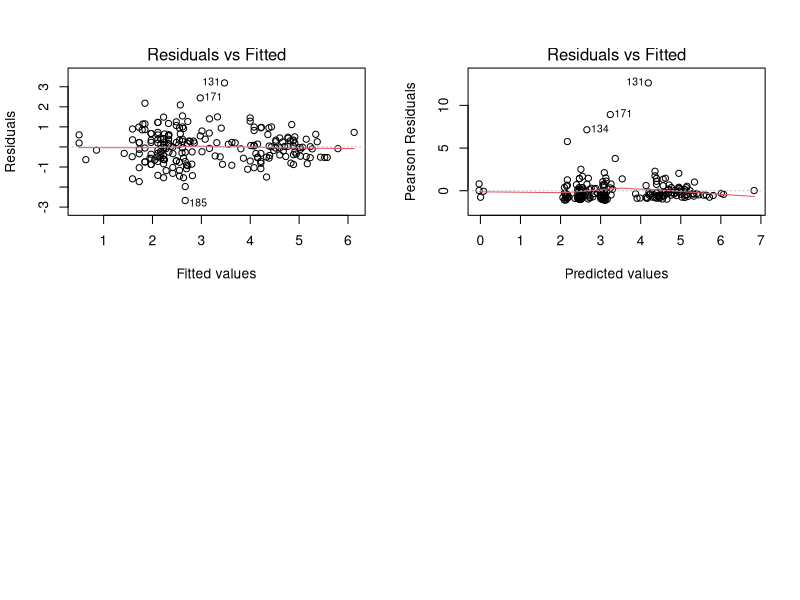
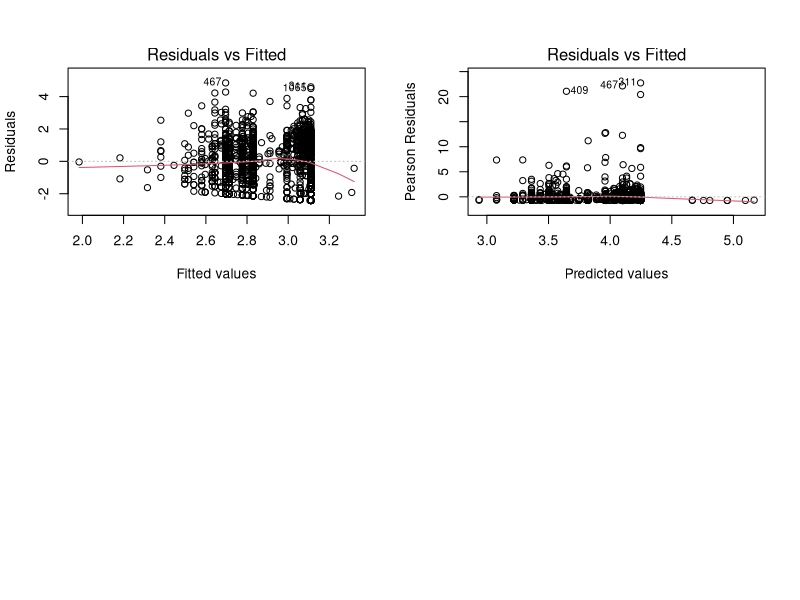
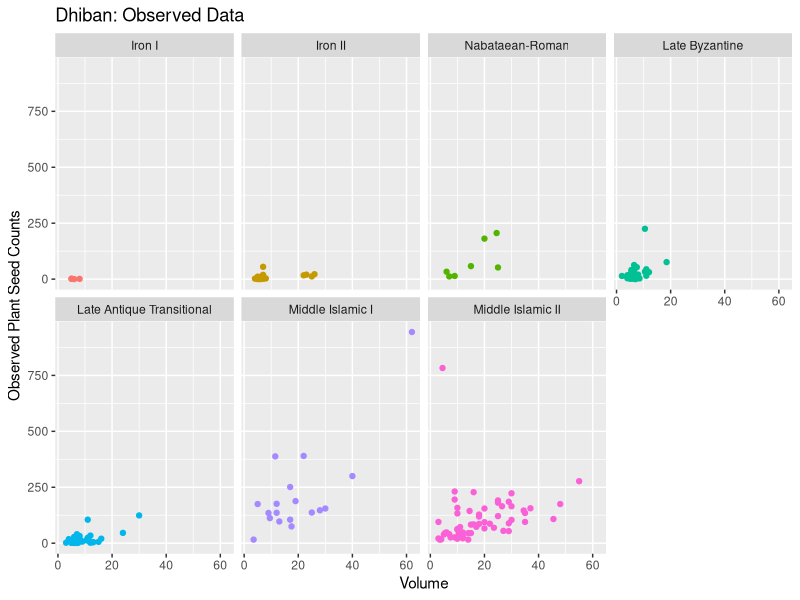
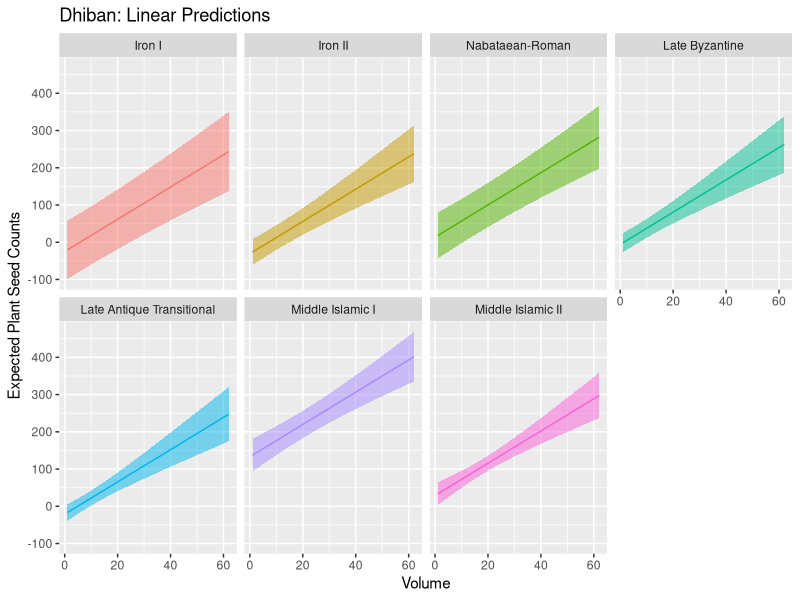
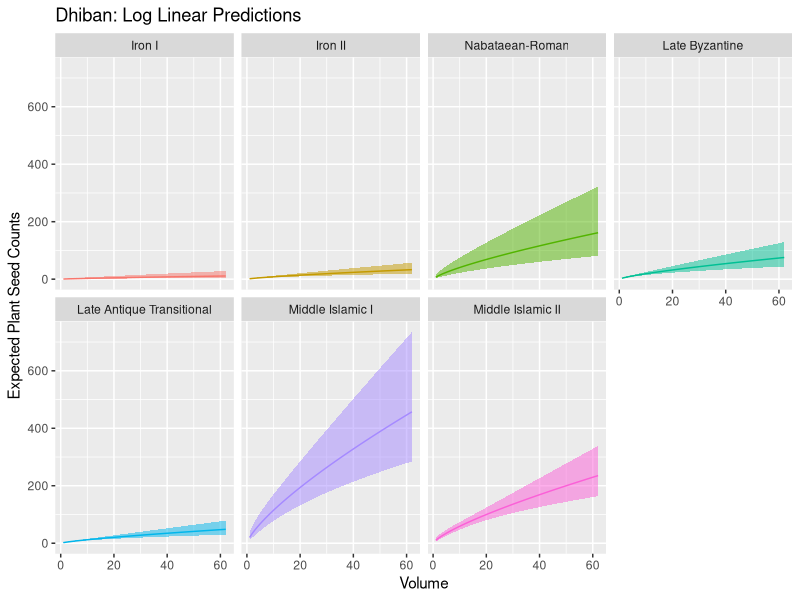
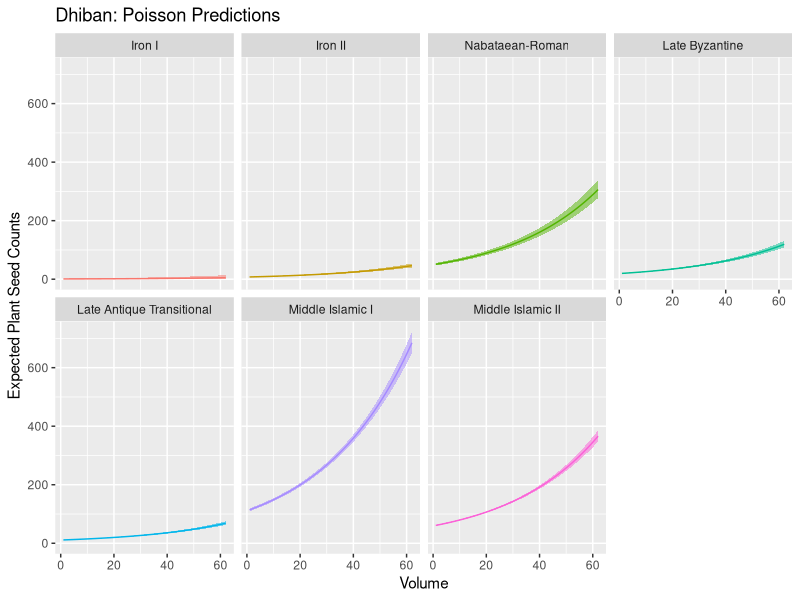
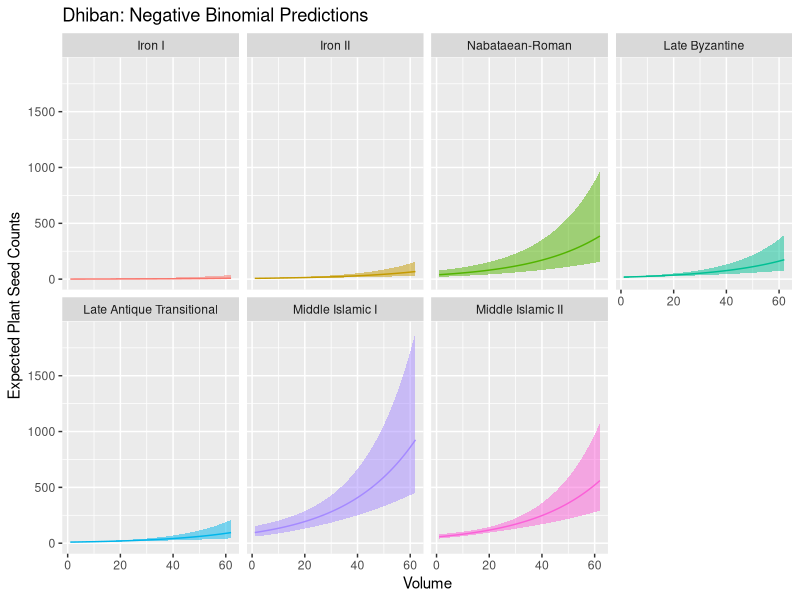
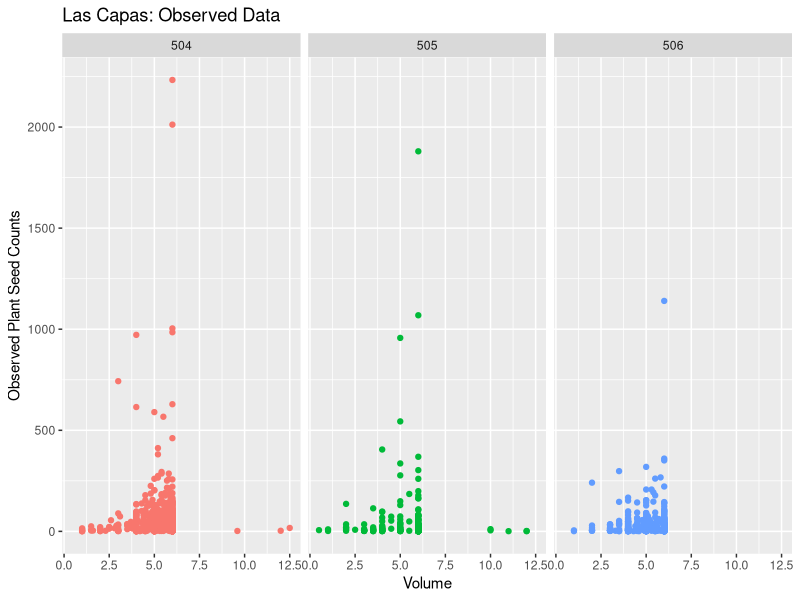

These charts were generated, in order, by the following R code:
## ---- chunk 1
library(bookdown)
library(dplyr)

#reading in data
dhiban <- read.csv("dhiban_jaa_2018.csv")
las_capas <- read.csv("las_capas_amant_2018.csv")

#Creating a new data frame that includes "plant seed counts" by LF and Volume
dhiban_count <- dhiban %>% 
  mutate(sum_counts = rowSums(select(.,c(Cicer_arietinum:Ziziphus_spina_christi,
                                         Amaranthaceae:Solanaceae, 
                                         Adonis:Ziziphora)))) %>% 
  select(sum_counts, LF, Vol_L, Period) %>% group_by(LF, Vol_L, Period) %>% 
  summarise(plant_seed_counts = sum(sum_counts)) 

las_capas_count <- las_capas %>% 
  mutate(sum_counts = rowSums(select(.,c(Achnatherum:Zea_mays)))) %>% 
  select(sum_counts, Feat_num, Volume, Stratum) %>% 
  group_by(Feat_num, Volume, Stratum) %>% 
  summarise(plant_seed_counts = sum(sum_counts))

#downloading more packages
library(ggplot2)
library(pscl)
library(MASS)
library(boot)

#creating dataframes count2
dhiban_count2 <- dhiban_count %>% 
  mutate(SeedDensity = plant_seed_counts/Vol_L)

las_capas_count2 <- las_capas_count %>% 
  mutate(SeedDensity = plant_seed_counts/Volume)

#creating new data set without outliers for las capas with Stratum as a factor 
las_capas_count3 <- las_capas_count2 %>% filter(plant_seed_counts < 2500)
las_capas_count3$Stratum <- as.factor(las_capas_count3$Stratum)

#creading log() variables
dhiban_count2 <- dhiban_count2 %>% 
  mutate(log_Volume = log(Vol_L))

las_capas_count3 <- las_capas_count3 %>% 
  mutate(log_Volume = log(Volume))

dhiban_count2$log_plant_seed_counts <- log(dhiban_count2$plant_seed_counts+1)

las_capas_count3$log_plant_seed_counts <- log(las_capas_count3$plant_seed_counts+1)


#4 models for dhiban
linear_dhiban <- lm(plant_seed_counts~Vol_L + Period, data=dhiban_count2)

log_dhiban <- lm(log_plant_seed_counts~log_Volume + Period, data=dhiban_count2)

nb_dhiban <- glm.nb(plant_seed_counts ~  Vol_L + Period, data= dhiban_count2)

pois_dhiban <- glm(plant_seed_counts ~ Vol_L + Period, family=poisson, data= dhiban_count2)

#4 models for las capas
linear_capas <- lm(plant_seed_counts~Volume + Stratum, data=las_capas_count3)

log_capas <- lm(log_plant_seed_counts~log_Volume + Stratum, data=las_capas_count3)

nb_capas <- glm.nb(plant_seed_counts ~  Volume + Stratum, data= las_capas_count3)

pois_capas <- glm(plant_seed_counts ~ Volume + Stratum, family=poisson, data= las_capas_count3)
## ---- chunk 2
library(kableExtra)
## ---- chunk 3
dhiban_count2$Period <- factor(dhiban_count2$Period, levels = c("Iron I", "Iron II", "Nabataean-Roman","Late Byzantine", "Late Antique Transitional", "Middle Islamic I", "Middle Islamic II")) 
dhiban_count2 %>%group_by(Period) %>%summarise(Samples = length(plant_seed_counts)) %>%kable(.)
## ---- chunk 4
las_capas_count2$Stratum <- as.factor(las_capas_count2$Stratum)
las_capas_count2$Period <- las_capas_count2$Stratum

las_capas_count2 %>%group_by(Period) %>%summarise(Samples = length(plant_seed_counts)) %>%kable(.)
## ---- chunk 5
dhiban_count2 %>%group_by(Period) %>%summarise(Total = sum(plant_seed_counts)) %>%kable(.)
## ---- chunk 6
las_capas_count2 %>%group_by(Period) %>%summarise(Total = sum(plant_seed_counts)) %>%kable(.)
## ---- chunk 7
las_capas_count3$Stratum <- as.factor(las_capas_count3$Stratum)
las_capas_count3$Period <- las_capas_count3$Stratum

las_capas_count3 %>%group_by(Period) %>%summarise(Total = sum(plant_seed_counts)) %>%kable(.)
## ---- chunk 8
summary(nb_dhiban)
## ---- chunk 9
library(lmtest)
## ---- chunk 10
#higher log likelihood and higher chi squared means the model is better - difference between the models is large 
#The loglik will be larger for the better model 
#log likelihood test 
##DHIBAN
#log linear is better than linear 
lrtest(linear_dhiban, log_dhiban)

#negative binomial is better than poisson  
lrtest(pois_dhiban, nb_dhiban)

##LAS CAPAS
#log linear is better than linear 
#lrtest(linear_capas, log_capas)

#negative binomial is better than poisson  
#lrtest(pois_capas, nb_capas)
## ---- chunk 11
#comparing log linear model to negative binomial model for dhiban
par(mfrow=c(2,2))
plot(log_dhiban, which=c(1,1))
plot(nb_dhiban, which=c(1,1))
## ---- chunk 12
#comparing log linear model to negative binomial model for las capas
par(mfrow=c(2,2))
plot(log_capas, which=c(1,1))
plot(nb_capas, which=c(1,1))
## ---- chunk 13
#dhiban - actual data
dhiban_count2$Period <- factor(dhiban_count2$Period, levels = c("Iron I", "Iron II", "Nabataean-Roman","Late Byzantine", "Late Antique Transitional", "Middle Islamic I", "Middle Islamic II")) 
ggplot(dhiban_count2, aes(x=Vol_L, y=plant_seed_counts, colour=Period)) + geom_point(aes(y=plant_seed_counts)) + labs(x="Volume", y="Observed Plant Seed Counts", title="Dhiban: Observed Data")+facet_wrap(~Period, nrow = 2)+ theme(legend.position = "none")
## ---- chunk 14
#dhiban linear - predicted
new_dhiban <- data.frame(Vol_L = rep(seq(1,62, 1),7),
                         Period= rep(levels(dhiban_count2$Period), each=62))
new_dhiban <- cbind(new_dhiban, predict(linear_dhiban, new_dhiban, se.fit=TRUE))
new_dhiban <- new_dhiban %>% mutate(plant_seed_counts = fit, upper_seed_counts=(fit+1.96*se.fit), lower_seed_counts=(fit-1.96*se.fit))
new_dhiban$Period <- factor(new_dhiban$Period, levels = c("Iron I", "Iron II", "Nabataean-Roman","Late Byzantine", "Late Antique Transitional", "Middle Islamic I", "Middle Islamic II")) 

new_dhiban %>% ggplot(aes(Vol_L, plant_seed_counts))+
  geom_line(aes(colour=Period)) +
  geom_ribbon(aes(ymin=lower_seed_counts, ymax= upper_seed_counts, fill=Period), alpha=.5)+ facet_wrap(~Period, nrow = 2) + labs(x="Volume", y="Expected Plant Seed Counts", title="Dhiban: Linear Predictions") + theme(legend.position = "none")
## ---- chunk 15
#dhiban log - predicted
new_dhiban <- data.frame(Vol_L = rep(seq(1,62, 1),7),
                         Period= rep(levels(dhiban_count2$Period), each=62))
new_dhiban$log_Volume <- log(new_dhiban$Vol_L)
new_dhiban <- new_dhiban[,c(3,2)]
new_dhiban <- cbind(new_dhiban, predict(log_dhiban, new_dhiban, se.fit=TRUE))
new_dhiban <- new_dhiban %>% mutate(plant_seed_counts = exp(fit), upper_seed_counts=exp(fit+1.96*se.fit), lower_seed_counts=exp(fit-1.96*se.fit))
new_dhiban$Period <- factor(new_dhiban$Period, levels = c("Iron I", "Iron II", "Nabataean-Roman","Late Byzantine", "Late Antique Transitional", "Middle Islamic I", "Middle Islamic II")) 

new_dhiban %>% ggplot(aes(exp(log_Volume), plant_seed_counts))+
  geom_line(aes(colour=Period)) +
  geom_ribbon(aes(ymin=lower_seed_counts, ymax= upper_seed_counts, fill=Period), alpha=.5)+ facet_wrap(~Period, nrow = 2) + labs(x="Volume", y="Expected Plant Seed Counts", title="Dhiban: Log Linear Predictions") + theme(legend.position = "none")
## ---- chunk 16
#dhiban poisson - predicted
new_dhiban <- data.frame(Vol_L = rep(seq(1,62, 1),7),
                         Period= rep(levels(dhiban_count2$Period), each=62))
new_dhiban <- cbind(new_dhiban, predict(pois_dhiban, new_dhiban, type="link", se.fit=TRUE))
new_dhiban <- new_dhiban %>% mutate(plant_seed_counts = exp(fit), upper_seed_counts=exp(fit+1.96*se.fit), lower_seed_counts=exp(fit-1.96*se.fit))
new_dhiban$Period <- factor(new_dhiban$Period, levels = c("Iron I", "Iron II", "Nabataean-Roman","Late Byzantine", "Late Antique Transitional", "Middle Islamic I", "Middle Islamic II")) 

new_dhiban %>% ggplot(aes(Vol_L, plant_seed_counts))+
  geom_line(aes(colour=Period)) +
  geom_ribbon(aes(ymin=lower_seed_counts, ymax= upper_seed_counts, fill=Period), alpha=.5)+ facet_wrap(~Period, nrow = 2) + labs(x="Volume", y="Expected Plant Seed Counts", title="Dhiban: Poisson Predictions") + theme(legend.position = "none")
## ---- chunk 17
#dhiban neg binom - predicted
new_dhiban <- data.frame(Vol_L = rep(seq(1,62, 1),7),
                         Period= rep(levels(dhiban_count2$Period), each=62))
new_dhiban <- cbind(new_dhiban, predict(nb_dhiban, new_dhiban, type="link", se.fit=TRUE))
new_dhiban <- new_dhiban %>% mutate(plant_seed_counts = exp(fit), upper_seed_counts=exp(fit+1.96*se.fit), lower_seed_counts=exp(fit-1.96*se.fit))
new_dhiban$Period <- factor(new_dhiban$Period, levels = c("Iron I", "Iron II", "Nabataean-Roman","Late Byzantine", "Late Antique Transitional", "Middle Islamic I", "Middle Islamic II")) 

new_dhiban %>% ggplot(aes(Vol_L, plant_seed_counts))+
  geom_line(aes(colour=Period)) +
  geom_ribbon(aes(ymin=lower_seed_counts, ymax= upper_seed_counts, fill=Period), alpha=.5)+ facet_wrap(~Period, nrow = 2) + labs(x="Volume", y="Expected Plant Seed Counts", title="Dhiban: Negative Binomial Predictions") + theme(legend.position = "none")
## ---- chunk 18
#las capas - actual data
ggplot(las_capas_count3, aes(x=Volume, y=plant_seed_counts, colour=Stratum)) + geom_point(aes(y=plant_seed_counts)) + labs(x="Volume", y="Observed Plant Seed Counts", title="Las Capas: Observed Data")+facet_wrap(~Stratum)+ theme(legend.position = "none")
## ---- chunk 19
#las capas linear - predicted
new_las_capas <- data.frame(Volume = rep(seq(1,12.5, 1),3),
                         Stratum= rep(levels(las_capas_count3$Stratum), each=12.5))
new_las_capas <- cbind(new_las_capas, predict(linear_capas, new_las_capas, se.fit=TRUE))
new_las_capas <- new_las_capas %>% mutate(plant_seed_counts = (fit), upper_seed_counts=(fit+1.96*se.fit), lower_seed_counts=(fit-1.96*se.fit))

new_las_capas %>% ggplot(aes(Volume, plant_seed_counts))+
  geom_line(aes(colour=Stratum)) +
  geom_ribbon(aes(ymin=lower_seed_counts, ymax= upper_seed_counts, fill=Stratum), alpha=.5)+ facet_wrap(~Stratum) + labs(x="Volume", y="Expected Plant Seed Counts", title="Las Capas: Linear Predictions")+ theme(legend.position = "none")
## ---- chunk 20
#las capas log - predicted
new_las_capas <- data.frame(Volume = rep(seq(1,12.5, 1),3),
                         Stratum= rep(levels(las_capas_count3$Stratum), each=12.5))
new_las_capas$log_Volume <- log(new_las_capas$Volume)
new_las_capas <- cbind(new_las_capas, predict(log_capas, new_las_capas, se.fit=TRUE))
new_las_capas <- new_las_capas %>% mutate(plant_seed_counts = exp(fit), upper_seed_counts=exp(fit+1.96*se.fit), lower_seed_counts=exp(fit-1.96*se.fit))

new_las_capas %>% ggplot(aes(exp(log_Volume), plant_seed_counts))+
  geom_line(aes(colour=Stratum)) +
  geom_ribbon(aes(ymin=lower_seed_counts, ymax= upper_seed_counts, fill=Stratum), alpha=.5)+ facet_wrap(~Stratum) + labs(x="Volume", y="Expected Plant Seed Counts", title="Las Capas: Log Linear Predictions")+ theme(legend.position = "none")
## ---- chunk 21
#las capas poisson - predicted
new_las_capas <- data.frame(Volume = rep(seq(1,12.5, 1),3),
                         Stratum= rep(levels(las_capas_count3$Stratum), each=12.5))
new_las_capas <- cbind(new_las_capas, predict(pois_capas, new_las_capas, type="link", se.fit=TRUE))
new_las_capas <- new_las_capas %>% mutate(plant_seed_counts = exp(fit), upper_seed_counts=exp(fit+1.96*se.fit), lower_seed_counts=exp(fit-1.96*se.fit))

new_las_capas %>% ggplot(aes(Volume, plant_seed_counts))+
  geom_line(aes(colour=Stratum)) +
  geom_ribbon(aes(ymin=lower_seed_counts, ymax= upper_seed_counts, fill=Stratum), alpha=.5)+ facet_wrap(~Stratum) + labs(x="Volume", y="Expected Plant Seed Counts", title="Las Capas: Poisson Predictions")+ theme(legend.position = "none")
## ---- chunk 22
#las capas neg binom - predicted
new_las_capas <- data.frame(Volume = rep(seq(1,12.5, 1),3),
                         Stratum= rep(levels(las_capas_count3$Stratum), each=12.5))
new_las_capas <- cbind(new_las_capas, predict(nb_capas, new_las_capas, type="link", se.fit=TRUE))
new_las_capas <- new_las_capas %>% mutate(plant_seed_counts = exp(fit), upper_seed_counts=exp(fit+1.96*se.fit), lower_seed_counts=exp(fit-1.96*se.fit))

new_las_capas %>% ggplot(aes(Volume, plant_seed_counts))+
  geom_line(aes(colour=Stratum)) +
  geom_ribbon(aes(ymin=lower_seed_counts, ymax= upper_seed_counts, fill=Stratum), alpha=.5)+ facet_wrap(~Stratum) + labs(x="Volume", y="Expected Plant Seed Counts", title="Las Capas: Negative Binomial Predictions")+ theme(legend.position = "none")
